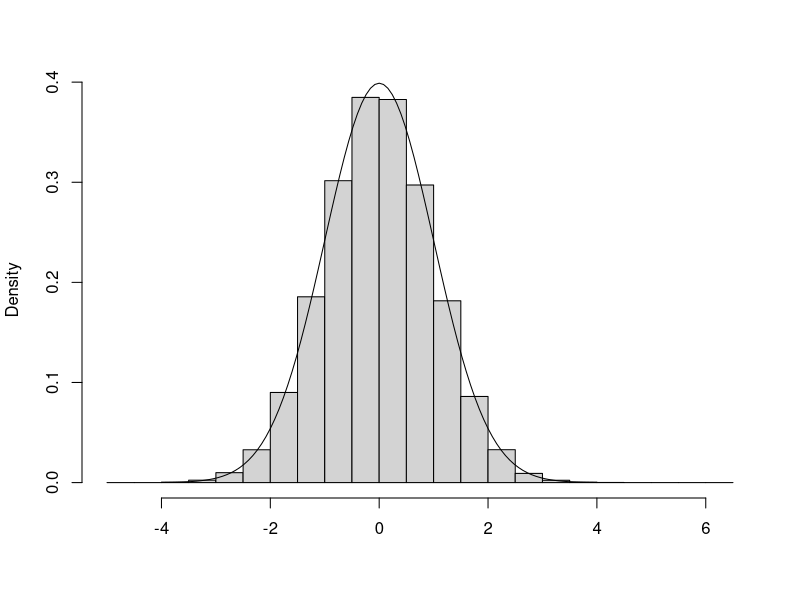

The R source for this figure:

 trials <- 1000000
simlist <- numeric(trials)
state <- 0
for (i in 2:trials) {
   prop <- runif(1,state-1,state+1)
   acc <- exp(-(prop ^ 2 -state^  2)/2)
   if (runif(1) < acc) state <- prop
   simlist[i] <- state }
hist(simlist,xlab="",main="",prob=T)
curve(dnorm(x),-4,4,add=T)